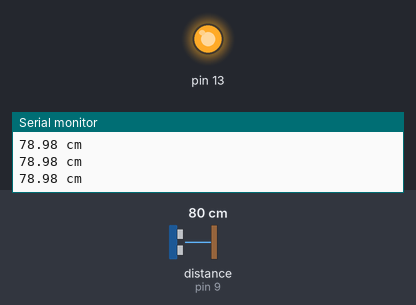
The sketch below on a simulated Arduino Uno, built with avr-gcc and run on an emulated ATmega328P. On the bench: output pins drawn as LEDs (lit = HIGH), the last lines printed to the serial monitor. Wiring (inferred from the names in the program): ultrasonic range finder: trigger pin 8; echo pin 9. The inputs (shaded band) are chosen by the test bench; at power-on: distance to the obstacle (sensor on pin 9) 80 cm. The echo pulse lasts 58.3 µs per cm; pins used as bus, display or sensor lines are not drawn.

Above: at 1.4 s.
1.5 s: distance to the obstacle (sensor on pin 9) set to 7 cm
At 2.3 s:
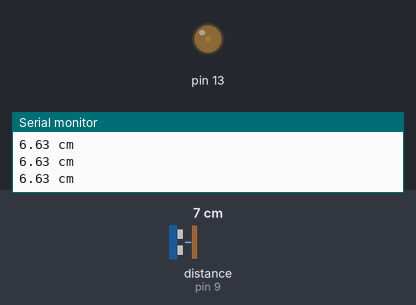
4.7 s: distance to the obstacle (sensor on pin 9) set to 4 cm
At 5.1 s:
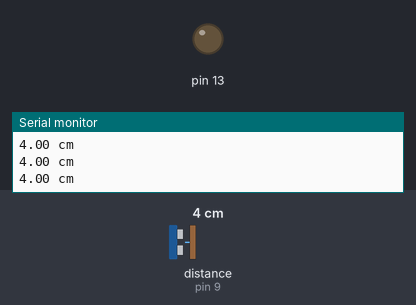
6.2 s: distance to the obstacle (sensor on pin 9) set to 18 cm
At 7.3 s:
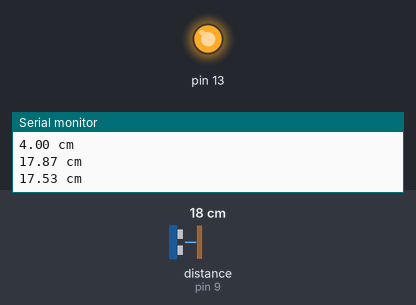
7.7 s: distance to the obstacle (sensor on pin 9) set to 14 cm
At 8.6 s:
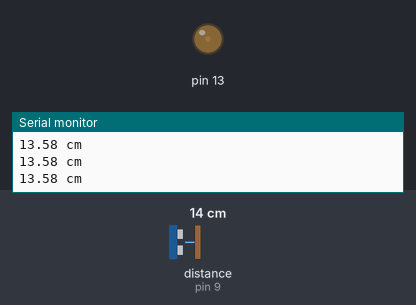
10.9 s: distance to the obstacle (sensor on pin 9) set to 35 cm
At 12.1 s:
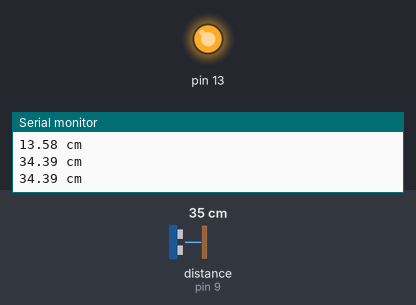
Timing chart, 0 to 13.4 s (numbered marks = the images above; inputs shaded):
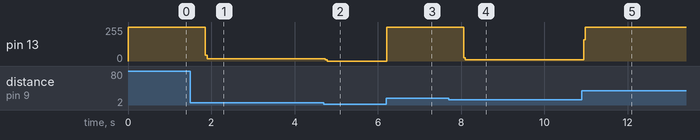

Measured:
- the behaviour switches between 16 and 15 cm on distance to the obstacle (sensor on pin 9) (found by bisection; images 3 and 4)
- after the input at 1.5 s, pin 13: 255/255 → 16/255 after 0.36 s
- after the input at 4.7 s, pin 13: 16/255 → 0/255 at once
- after the input at 6.2 s, pin 13: 0/255 → 255/255 at once
- after the input at 7.7 s, pin 13: 255/255 → 11/255 after 0.36 s
- after the input at 10.9 s, pin 13: 11/255 → 255/255 at once

The sketch:

trackingcar.ino
```cpp
int trig = 8; // 出力ピン
int echo = 9; // 入力ピン

void setup() {

//setup of ultrasonic mosule
Serial.begin(9600);
pinMode(13,OUTPUT);
pinMode(trig,OUTPUT);
pinMode(echo,INPUT);


}

// d means distance from hand to car
float d;


//danger means close distance
float danger1 = 0;
float danger2 = 5.0;
float danger3 = 10.0;
float danger4 = 15.0;

// c means counter of [for loop]
byte c;


void loop() {

// 超音波の出力を初期化
digitalWrite(trig,LOW);
delayMicroseconds(1);

// 超音波を出力
digitalWrite(trig,HIGH);
delayMicroseconds(11);

// 超音波を出力終了
digitalWrite(trig,LOW);

// 出力した超音波が返って来る時間を計測し入力
int t = pulseIn(echo,HIGH);

// 計測した時間と音速から対象までの距離を計算
d = t*0.017;

//実際の数値をシリアルモニタで確認(単位はcm)
Serial.print(d);
Serial.println(" cm");


//モーターの出力が調整できなさそうなので、モーター起動頻度で平均速度をコントロールする
//各場合におけるモーターが動く時間(と止まっている時間の合計)は同じであることが望ましい
if(d >= danger4)
{
  // go

  analogWrite(13,128);
  delay(600);
}

else if(d >= danger3 && d <= danger4)
{
  //slow down
  //example for half speed

  for(c = 0;c <= 3;c++)
  {
   analogWrite(13,128);
   delayMicroseconds(100);
   analogWrite(13,0);
   delayMicroseconds(100);
  }
}
else if(d >= danger2 && d <= danger3)
{
  //super slow down

  for(c = 0;c <= 3;c++)
  {
    analogWrite(13,128);
    delayMicroseconds(150);
    analogWrite(13,0);
    delayMicroseconds(50);
  }
}

else if(d >= danger1 && d <= danger2)
{
  //stop

    analogWrite(13,0);
    delayMicroseconds(600);
}


}
```
